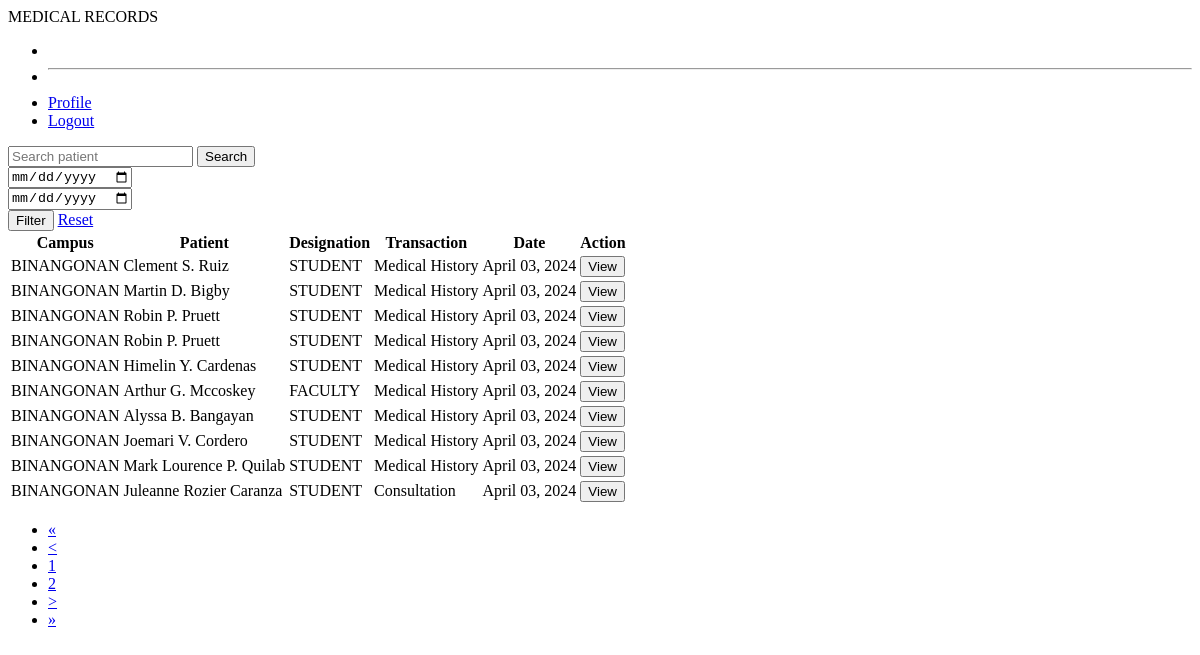
The app's page /users/dentist/transaction_history.php, older data.
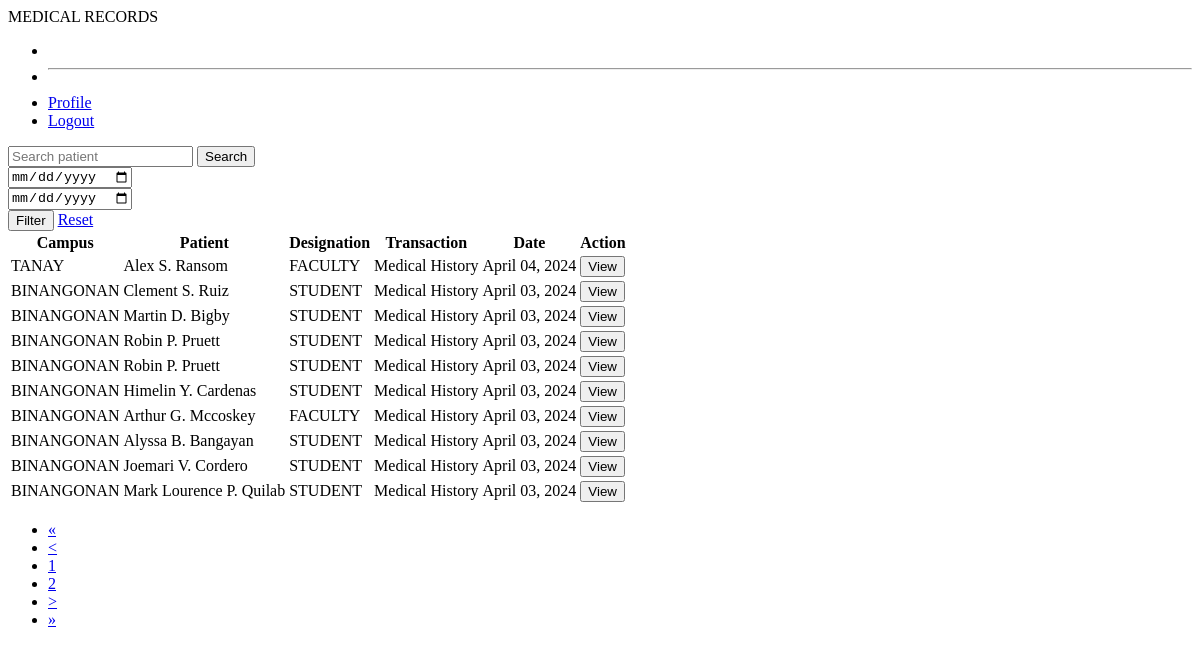
The same page, newer data.
### tables this page shows
CREATE TABLE `transaction_history` (
  `id` int(11) NOT NULL,
  `patient` varchar(45) DEFAULT NULL,
  `firstname` varchar(45) DEFAULT NULL,
  `middlename` varchar(45) DEFAULT NULL,
  `lastname` varchar(45) DEFAULT NULL,
  `designation` varchar(45) DEFAULT NULL,
  `age` int(11) DEFAULT NULL,
  `sex` varchar(45) DEFAULT NULL,
  `birthday` date DEFAULT NULL,
  `department` varchar(45) DEFAULT NULL,
  `college` varchar(45) DEFAULT NULL,
  `program` text DEFAULT NULL,
  `yearlevel` varchar(45) DEFAULT NULL,
  `section` varchar(45) DEFAULT NULL,
  `block` varchar(45) DEFAULT NULL,
  `type` varchar(45) NOT NULL,
  `transaction` varchar(45) NOT NULL,
  `purpose` varchar(100) DEFAULT NULL,
  `height` varchar(45) DEFAULT NULL,
  `weight` varchar(45) DEFAULT NULL,
  `bp` varchar(45) DEFAULT NULL,
  `pr` varchar(45) DEFAULT NULL,
  `temp` varchar(45) DEFAULT NULL,
  `heent` tinytext DEFAULT NULL,
  `chest_lungs` tinytext DEFAULT NULL,
  `heart` tinytext DEFAULT NULL,
  `abdomen` tinytext DEFAULT NULL,
  `extremities` tinytext DEFAULT NULL,
  `bronchial_asthma` tinytext DEFAULT NULL,
  `surgery` tinytext DEFAULT NULL,
  `lmp` date DEFAULT NULL,
  `heart_disease` tinytext DEFAULT NULL,
  `allergies` tinytext DEFAULT NULL,
  `epilepsy` tinytext DEFAULT NULL,
  `hernia` tinytext DEFAULT NULL,
  `ddefects` varchar(45) DEFAULT NULL,
  `dcs` varchar(45) DEFAULT NULL,
  `gp` varchar(45) DEFAULT NULL,
  `scaling_polish` varchar(45) DEFAULT NULL,
  `dento_facial` text DEFAULT NULL,
  `respiratory` tinytext DEFAULT NULL,
  `oxygen_saturation` tinytext DEFAULT NULL,
  `chief_complaint` text DEFAULT NULL,
  `findiag` text DEFAULT NULL,
  `remarks` text DEFAULT NULL,
  `referral` text DEFAULT NULL,
  `medsup` mediumtext DEFAULT NULL,
  `pod_nod` varchar(45) DEFAULT NULL,
  `medcase` text DEFAULT NULL,
  `medcase_others` text DEFAULT NULL,
  `campus` varchar(45) NOT NULL,
  `datetime` datetime NOT NULL
);

CREATE TABLE `account` (
  `accountid` varchar(45) NOT NULL,
  `password` varchar(100) NOT NULL,
  `usertype` varchar(45) NOT NULL,
  `firstname` varchar(100) NOT NULL,
  `middlename` varchar(100) DEFAULT NULL,
  `lastname` varchar(100) NOT NULL,
  `email` varchar(100) NOT NULL,
  `contactno` varchar(45) NOT NULL,
  `campus` varchar(45) NOT NULL,
  `status` varchar(45) NOT NULL,
  `datetime_created` datetime NOT NULL,
  `datetime_updated` datetime NOT NULL
);

### includes/pagination-limit.php (called while the page is built, shortened)
<?php
$rows_per_page = 10;
$page = isset($_GET['page']) ? $_GET['page'] : 1;
$start = ($page - 1) * $rows_per_page;
$pages = ceil($nr_of_rows / $rows_per_page);
$start_loop = $page > 2 ? $page - 2 : 1;
$end_loop = $page < $pages - 2 ? $page + 2 : $pages;

### users/dentist/transaction_history.php (the view, shortened to what the changed rows need)
<?php
include('../../connection.php');
$records = $conn->query("SELECT * FROM transaction_history INNER JOIN account ON account.accountid=transaction_history.patient WHERE transaction = 'Consultation' OR purpose = 'Dental' GROUP BY patient ORDER BY datetime DESC ");
$nr_of_rows = $records->num_rows;
include('../../includes/pagination-limit.php');
?>
<!DOCTYPE html>
<html lang="en" dir="ltr">
<head>
</head>
<body id="<?php echo $id ?>">
    <section class="home-section">
        <div class="home-content">
            <div class="overview-boxes">
                <div class="content">
                    <div class="row">
                        <div class="col-sm-12">
                            <div class="table-responsive">
                                <table class="table">
                                    <thead class="head">
                                        <tr>
                                            <th>Campus</th>
                                            <th>Patient</th>
                                            <th>Designation</th>
                                            <th>Transaction</th>
                                            <th>Date</th>
                                            <th>Action</th>
                                        </tr>
                                    </thead>
                                    <tbody>
                                        <?php
                                        if (isset($_GET['account']) && $_GET['account'] != '') {
                                            $account = $_GET['account'];
                                            $count = 1;
                                            $sql = "SELECT * FROM transaction_history INNER JOIN account ON account.accountid=transaction_history.patient WHERE (patientid LIKE '%$account%' OR CONCAT(firstname, ' ', middlename, ' ', lastname) LIKE '%$account%' OR CONCAT(firstname, ' ', lastname) LIKE '%$account%') AND (transaction = 'Consultation' OR purpose = 'Dental') GROUP BY patient ORDER BY datetime DESC LIMIT $start, $rows_per_page";
                                            $result = mysqli_query($conn, $sql);
                                        } else {
                                            $sql = "SELECT * FROM transaction_history INNER JOIN account ON account.accountid=transaction_history.patient WHERE ((transaction = 'Consultation' AND purpose = 'Dental') OR (transaction = 'Medical History' AND purpose = 'Dental Checkup')) ORDER BY datetime DESC LIMIT $start, $rows_per_page";
                                            $result = mysqli_query($conn, $sql);
                                        }
                                        if ($result) {
                                            if ($row = mysqli_num_rows($result) > 0) {
                                                foreach ($result as $data) {
                                                    if (count(explode(" ", $data['middlename'])) > 1) {
                                                        $middle = explode(" ", $data['middlename']);
                                                        $letter = $middle[0][0] . $middle[1][0];
                                                        $middleinitial = $letter . ".";
                                                    } else {
                                                        $middle = $data['middlename'];
                                                        if ($middle == "" or $middle == " ") {
                                                            $middleinitial = "";
                                                        } else {
                                                            $middleinitial = substr($middle, 0, 1) . ".";
                                                        }
                                                    }
                                                    $patientid = $data['patient'];
                                                    $fullname = ucwords(strtolower($data['firstname'])) . " " . strtoupper($middleinitial) . " " . ucwords(strtolower($data['lastname']));
                                        ?>
                                                    <tr>
                                                        <td><?= $data['campus'] ?></td>
                                                        <td><?= $fullname ?></td>
                                                        <td><?= $data['designation'] ?></td>
                                                        <td><?= $data['transaction'] ?></td>
                                                        <td><?= date("F d, Y", strtotime($data['datetime'])) ?></td>
                                                        <td>
                                                            <?php
                                                            if ($data['transaction'] == 'Consultation') {
                                                            ?>
                                                                <button type="button" class="btn btn-primary btn-sm" onclick="window.open('reports/reports_treatment_record.php?patientid=<?= $patientid ?>')" target="_blank">View</button>
                                                            <?php } elseif ($data['transaction'] == 'Medical History') { ?>
                                                                <button type="button" class="btn btn-primary btn-sm" onclick="window.open('reports/reports_dentalform.php?patientid=<?= $patientid ?>')" target="_blank">View</button>
                                                            <?php } ?>
                                                        </td>
                                                    </tr>
                                                <?php
                                                }
                                            }
                                            ?>
                                        <?php
                                        } ?>
                            </div>
                        </div>
                        <?php include('../../includes/pagination.php'); ?>
                    </div>
                </div>
            </div>
        </div>
    </section>
</body>
</html>

### includes/pagination.php (shortened to what the changed rows need)
<?php
if (mysqli_num_rows($result) > 0) {
?>
    <ul class="pagination justify-content-end">
        <?php for ($i = $start_loop; $i <= $end_loop; $i++) : ?>
            <li class="page-item <?php echo $page == $i ? 'active' : ''; ?>">
                <a class="page-link" href="?page=<?= $i; ?>"><?= $i; ?></a>
            </li>
        <?php endfor; ?>
    </ul>
<?php
}
?>

Row changes from the older to the newer data that the page shows:
no longer on this page (row unchanged): transaction_history: account.campus "BINANGONAN", account.firstname+middlename+lastname "Juleanne Rozier Caranza", designation "STUDENT", transaction "Consultation", datetime "April 03, 2024"
added transaction_history: account.campus "TANAY", account.firstname+middlename+lastname "Alex S. Ransom", designation "FACULTY", transaction "Medical History", datetime "April 04, 2024"
